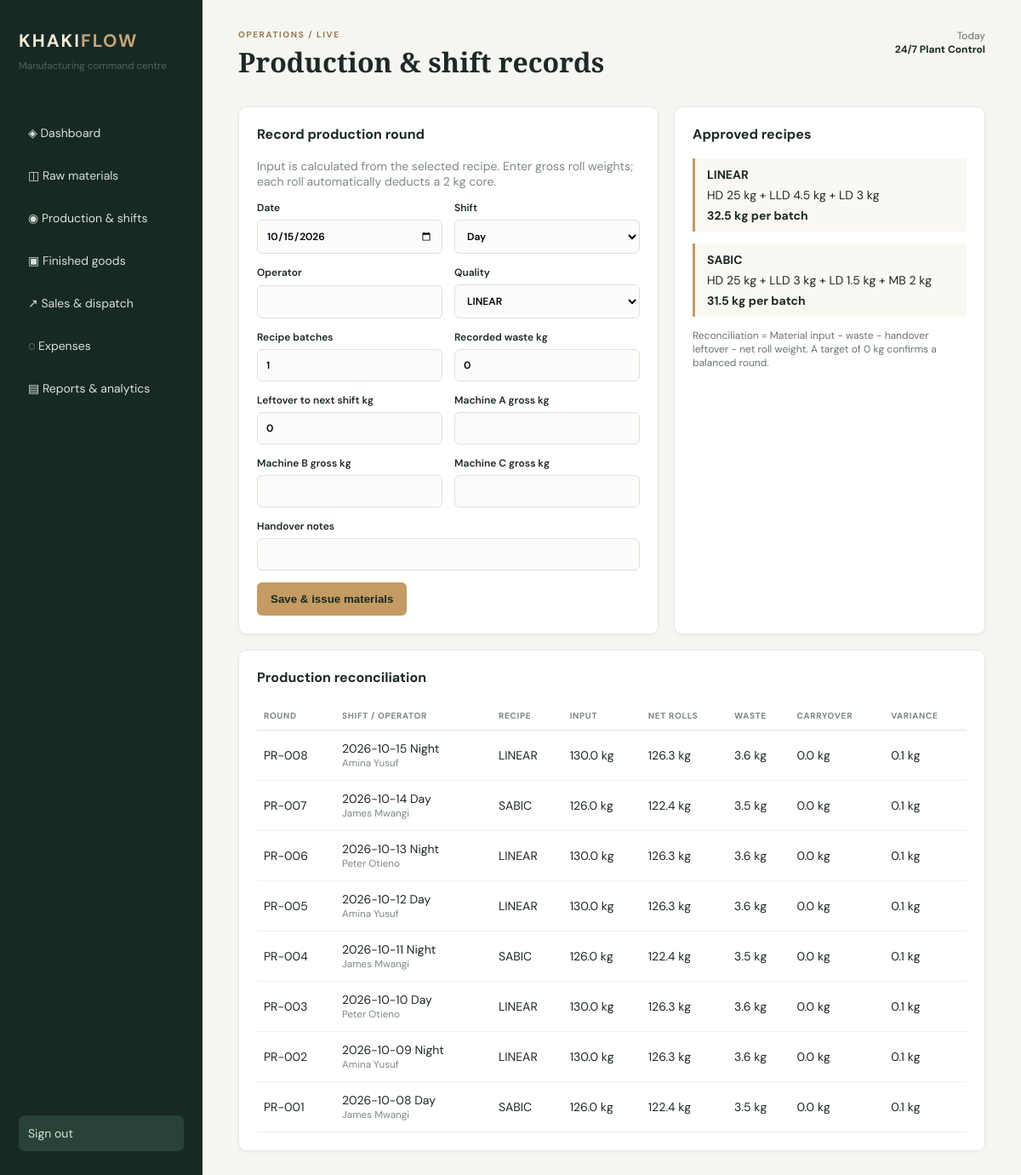
Page /production (signed in) on the committed database.
### models.py (models this page shows)
class ProductionRound(db.Model):
    id = db.Column(db.Integer, primary_key=True); shift_id = db.Column(db.Integer, db.ForeignKey('shift.id'), nullable=False); quality = db.Column(db.String(10), nullable=False); input_kg = db.Column(db.Float, nullable=False); waste_kg = db.Column(db.Float, nullable=False, default=0); leftover_kg = db.Column(db.Float, nullable=False, default=0); created_at = db.Column(db.DateTime, default=datetime.utcnow); shift = db.relationship('Shift'); rolls = db.relationship('Roll', backref='round', cascade='all, delete-orphan')

class Shift(db.Model):
    id = db.Column(db.Integer, primary_key=True); shift_date = db.Column(db.Date, nullable=False); shift_type = db.Column(db.String(8), nullable=False); operator = db.Column(db.String(80), nullable=False); notes = db.Column(db.String(240), default='')

### app.py (the view, shortened to what this page needs)
 @app.route('/production',methods=['GET','POST'])
 def production():
  return render_template('production.html',rounds=ProductionRound.query.order_by(ProductionRound.id.desc()).all(),today=date.today().isoformat())

### app.py (called while the page is built)
def net_roll_weight(round_): return sum(r.gross_kg-2 for r in round_.rolls)

### templates/production.html
{%extends 'base.html'%}{%set title='Production & shift records'%}{%block content%}<section class="grid two"><article><h2>Record production round</h2><p class="muted">Input is calculated from the selected recipe. Enter gross roll weights; each roll automatically deducts a 2 kg core.</p><form method="post" class="formgrid"><label>Date<input type="date" name="shift_date" value="{{today}}"></label><label>Shift<select name="shift_type"><option>Day</option><option>Night</option></select></label><label>Operator<input name="operator" required></label><label>Quality<select name="quality"><option>LINEAR</option><option>SABIC</option></select></label><label>Recipe batches<input name="batches" type="number" min="1" value="1"></label><label>Recorded waste kg<input name="waste" type="number" step=".1" value="0"></label><label>Leftover to next shift kg<input name="leftover" type="number" step=".1" value="0"></label><label>Machine A gross kg<input name="machine_A" type="number" step=".1"></label><label>Machine B gross kg<input name="machine_B" type="number" step=".1"></label><label>Machine C gross kg<input name="machine_C" type="number" step=".1"></label><label class="wide">Handover notes<input name="notes"></label><button>Save & issue materials</button></form></article><article><h2>Approved recipes</h2><div class="recipe"><b>LINEAR</b><p>HD 25 kg + LLD 4.5 kg + LD 3 kg</p><strong>32.5 kg per batch</strong></div><div class="recipe"><b>SABIC</b><p>HD 25 kg + LLD 3 kg + LD 1.5 kg + MB 2 kg</p><strong>31.5 kg per batch</strong></div><p class="note">Reconciliation = Material input − waste − handover leftover − net roll weight. A target of 0 kg confirms a balanced round.</p></article></section><article><h2>Production reconciliation</h2><table><tr><th>Round</th><th>Shift / operator</th><th>Recipe</th><th>Input</th><th>Net rolls</th><th>Waste</th><th>Carryover</th><th>Variance</th></tr>{%for r in rounds%}{%set net=net_roll_weight(r)%}<tr><td>PR-{{'%03d'|format(r.id)}}</td><td>{{r.shift.shift_date}} {{r.shift.shift_type}}<small>{{r.shift.operator}}</small></td><td>{{r.quality}}</td><td>{{r.input_kg}} kg</td><td>{{net|round(1)}} kg</td><td>{{r.waste_kg}} kg</td><td>{{r.leftover_kg}} kg</td><td>{{(r.input_kg-r.waste_kg-r.leftover_kg-net)|round(2)}} kg</td></tr>{%endfor%}</table></article>{%endblock%}

### static/style.css (style rules this page uses)
* { box-sizing:border-box }
body { margin:0;background:#f5f6f1;color:#1d2925;font:14px 'DM Sans',sans-serif }
.kpis>div,article { background:#fff;border:1px solid #e5e8e1;border-radius:10px;padding:21px;box-shadow:0 2px 5px #17292308 }
.kpis small,.muted,small { color:#7e8b84 }
.grid { display:grid;gap:18px;margin-bottom:18px }
.two { grid-template-columns:1.35fr 1fr }
h2 { margin:0 0 18px;font-size:16px }
table { width:100%;border-collapse:collapse;text-align:left }
th { font-size:10px;text-transform:uppercase;letter-spacing:.7px;color:#7c887f;padding:10px 8px;border-bottom:1px solid #dfe5dc }
td { padding:12px 8px;border-bottom:1px solid #eef0ec }
td small { display:block }
.formgrid { display:grid;grid-template-columns:1fr 1fr;gap:14px }
.formgrid label { display:grid;gap:6px;font-size:12px;font-weight:600 }
.wide { grid-column:span 2 }
input,select { border:1px solid #dce2da;border-radius:6px;padding:10px;font:inherit;background:#fbfcfa }
button { border:0;border-radius:6px;background:#c49b62;color:#172923;padding:12px 16px;font-weight:bold;cursor:pointer;width:max-content }
.recipe { border-left:3px solid #c49b62;padding:10px 14px;margin:14px 0;background:#faf8f3 }
.recipe p { margin:6px 0 }
.note { font-size:12px;color:#69766e }

### rows in the picture
ProductionRound: id "008", shift.shift_date "2026-10-15", shift.shift_type "Night", shift.operator "Amina Yusuf", quality "LINEAR", input_kg "130.0", net "126.3", waste_kg "3.6", leftover_kg "0.0", (r.input_kg-r.waste_kg-r.leftover_kg-net)|round(2) "0.1"
ProductionRound: id "007", shift.shift_date "2026-10-14", shift.shift_type "Day", shift.operator "James Mwangi", quality "SABIC", input_kg "126.0", net "122.4", waste_kg "3.5", leftover_kg "0.0", (r.input_kg-r.waste_kg-r.leftover_kg-net)|round(2) "0.1"
ProductionRound: id "006", shift.shift_date "2026-10-13", shift.shift_type "Night", shift.operator "Peter Otieno", quality "LINEAR", input_kg "130.0", net "126.3", waste_kg "3.6", leftover_kg "0.0", (r.input_kg-r.waste_kg-r.leftover_kg-net)|round(2) "0.1"
ProductionRound: id "005", shift.shift_date "2026-10-12", shift.shift_type "Day", shift.operator "Amina Yusuf", quality "LINEAR", input_kg "130.0", net "126.3", waste_kg "3.6", leftover_kg "0.0", (r.input_kg-r.waste_kg-r.leftover_kg-net)|round(2) "0.1"
ProductionRound: id "004", shift.shift_date "2026-10-11", shift.shift_type "Night", shift.operator "James Mwangi", quality "SABIC", input_kg "126.0", net "122.4", waste_kg "3.5", leftover_kg "0.0", (r.input_kg-r.waste_kg-r.leftover_kg-net)|round(2) "0.1"
ProductionRound: id "003", shift.shift_date "2026-10-10", shift.shift_type "Day", shift.operator "Peter Otieno", quality "LINEAR", input_kg "130.0", net "126.3", waste_kg "3.6", leftover_kg "0.0", (r.input_kg-r.waste_kg-r.leftover_kg-net)|round(2) "0.1"
ProductionRound: id "002", shift.shift_date "2026-10-09", shift.shift_type "Night", shift.operator "Amina Yusuf", quality "LINEAR", input_kg "130.0", net "126.3", waste_kg "3.6", leftover_kg "0.0", (r.input_kg-r.waste_kg-r.leftover_kg-net)|round(2) "0.1"
ProductionRound: id "001", shift.shift_date "2026-10-08", shift.shift_type "Day", shift.operator "James Mwangi", quality "SABIC", input_kg "126.0", net "122.4", waste_kg "3.5", leftover_kg "0.0", (r.input_kg-r.waste_kg-r.leftover_kg-net)|round(2) "0.1"

### other values in the picture
{{ title|default('Business overview') }} "Production & shift records"
{{ now|default('Today') }} "Today"
